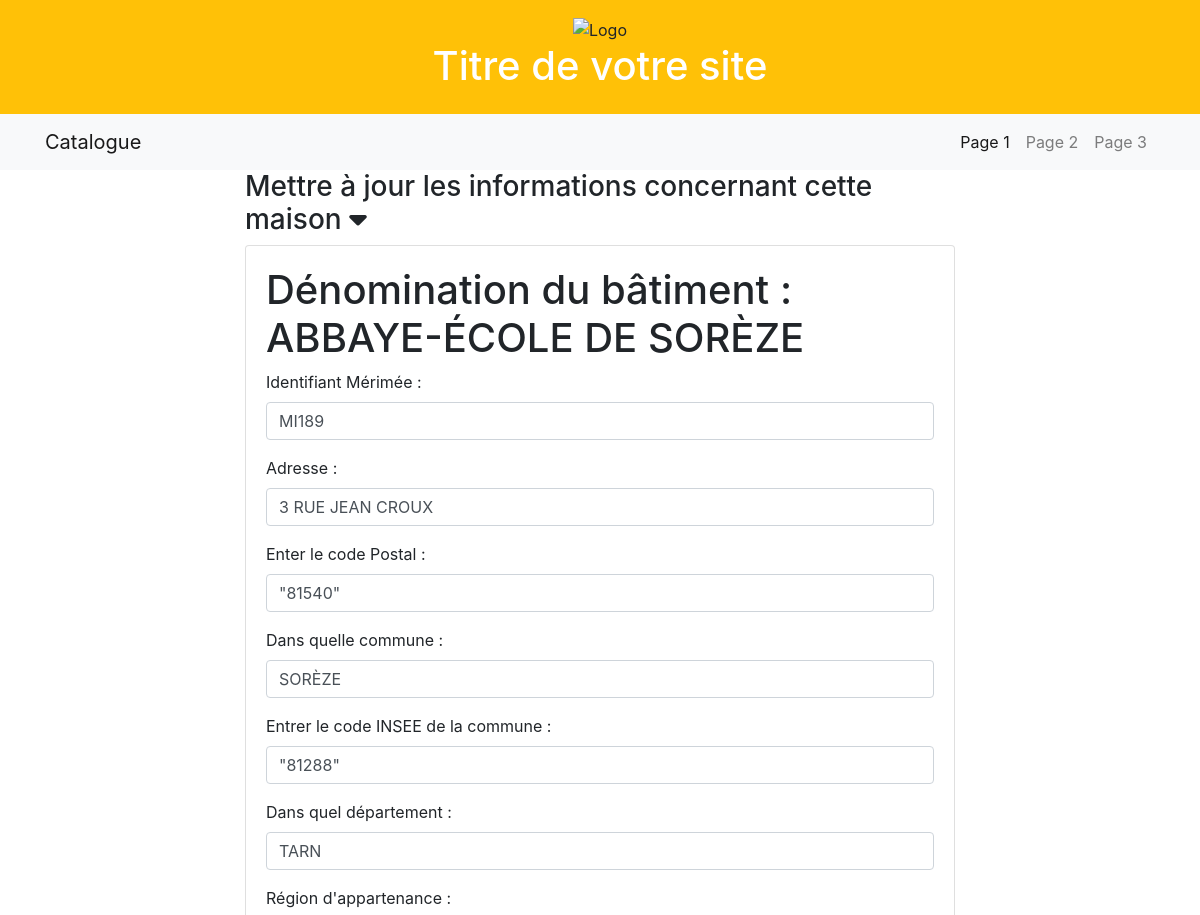
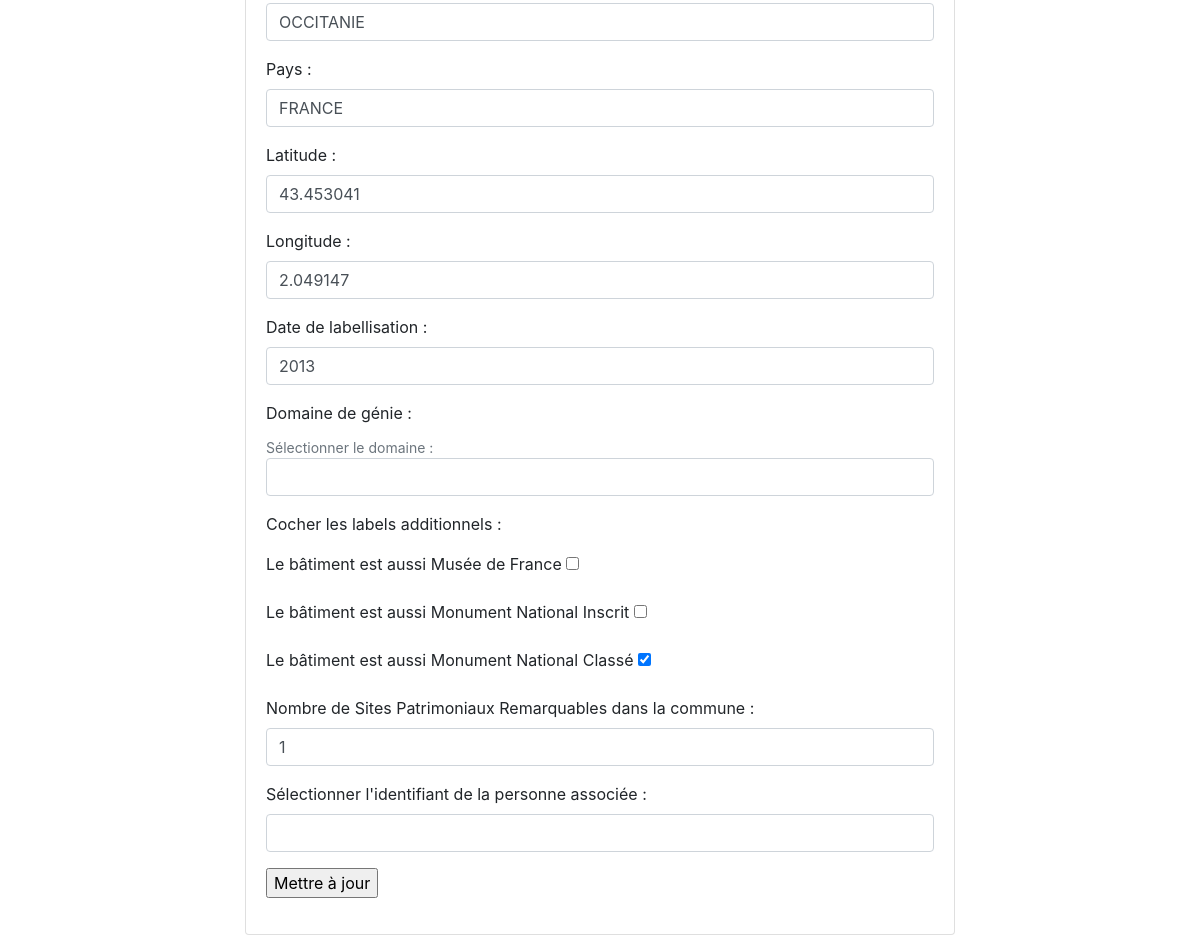
The page /update/maisons/ABBAYE-ÉCOLE DE SORÈZE on the database its author committed (2 pictures, top to bottom).
### appli/app/models/data.py (models this page shows)
class Maisons(db.Model):
    __tablename__ = "maisons"
    id = db.Column(db.String(500), primary_key=True)
    denomination = db.Column(db.String(45))
    code_postal = db.Column(db.String(5))
    dpmt = db.Column(db.String(45))
    region = db.Column(db.String(45))
    adresse = db.Column(db.String(45))
    commune = db.Column(db.String(45))
    code_INSEE = db.Column(db.String(5))
    pays = db.Column(db.String(45))
    date_label = db.Column(db.Integer)
    latitude = db.Column(db.Float)
    longitude = db.Column(db.Float)
    museeFrance = db.Column(db.Boolean)
    monumentsInscrits = db.Column(db.Boolean)
    monumentsClasses = db.Column(db.Boolean)
    nombreSPR = db.Column(db.Integer, nullable=True)
    type = db.Column(db.Enum(Domaine))
    idWikidata = db.Column(
        db.String(20),
        db.ForeignKey('personnes.idWikidata'))
    @staticmethod
    def get_distinct_regions():
        distinct_regions = db.session.query(Maisons.region.distinct()).all()
        return [region[0] for region in distinct_regions]

### appli/app/routes/update.py (the view)
@app.route("/update/maisons/<string:nom_maison>", methods=['GET', 'POST'])
def update_maisons(nom_maison):
    distinct_regions = Maisons.get_distinct_regions()
    donnees= Maisons.query.filter(Maisons.denomination == nom_maison).first()
    form = UpdateMaisons(obj=donnees)
    form.idWikidata.choices = [('','')] + [(personnes.idWikidata, personnes.idWikidata) for personnes in Personnes.query.all()]
    form.region.choices = [('','')] + [(region, region) for region in distinct_regions]
    form.type.choices = [('','')] + [(domaine.value, domaine.value) for domaine in Domaine]
    print("Formulaire est-il valide ?", form.validate_on_submit())
    if not form.validate_on_submit():
        app.logger.error("Erreurs de validation du formulaire : %s", form.errors)
    try:
        if form.validate_on_submit():
            id =  clean_arg(request.form.get("id", None))
            adresse =  clean_arg(request.form.get("adresse", None))
            commune =  clean_arg(request.form.get("commune", None))
            code_postal =  clean_arg(request.form.get("code_postal", None))
            code_INSEE =  clean_arg(request.form.get("code_INSEE", None))
            dpmt =  clean_arg(request.form.get("dpmt", None))
            region =  clean_arg(request.form.get("region", None))
            pays =  clean_arg(request.form.get("pays", None))
            latitude =  clean_arg(request.form.get("latitude", None))
            longitude =  clean_arg(request.form.get("longitude", None))
            date_label =  clean_arg(request.form.get("date_label", None))
            type =  clean_arg(request.form.get("type", None))
            museeFrance =  clean_arg(request.form.get("museeFrance", None))
            monumentsInscrits =  clean_arg(request.form.get("monumentsInscrits", None))
            monumentsClasses =  clean_arg(request.form.get("monumentsClasses", None))
            nombreSPR =  clean_arg(request.form.get("nombreSPR", None))
            idWikidata = clean_arg(request.form.get("idWikidata", None))
            maison_a_mettre_a_jour = Maisons.query.filter(Maisons.denomination == nom_maison).first()
            if maison_a_mettre_a_jour:
                maison_a_mettre_a_jour.id = id
                maison_a_mettre_a_jour.adresse = adresse
                maison_a_mettre_a_jour.commune = commune
                maison_a_mettre_a_jour.code_postal = code_postal
                maison_a_mettre_a_jour.code_INSEE = code_INSEE
                maison_a_mettre_a_jour.dpmt = dpmt
                maison_a_mettre_a_jour.region = region
                maison_a_mettre_a_jour.pays = pays
                maison_a_mettre_a_jour.latitude = latitude
                maison_a_mettre_a_jour.longitude = longitude
                maison_a_mettre_a_jour.date_label = date_label
                maison_a_mettre_a_jour.type = Domaine.obtenir_clef(type)
                maison_a_mettre_a_jour.museeFrance = museeFrance
                maison_a_mettre_a_jour.monumentsInscrits = monumentsInscrits
                maison_a_mettre_a_jour.monumentsClasses = monumentsClasses
                maison_a_mettre_a_jour.nombreSPR = nombreSPR
                maison_a_mettre_a_jour.idWikidata = idWikidata
                db.session.commit()
                print("insertion faite")
            else:
                print("Aucun information sur cette maison.")
    except Exception as e:
        print(f"Une erreur s'est produite : {str(e)}")
        db.session.rollback()
    return render_template("pages/update_maisons.html",
            sous_titre= "Update maisons",
            form=form,
            donnees=donnees)

### appli/app/models/formulaires.py
class UpdateMaisons(FlaskForm):
    id =  StringField("id", validators=[DataRequired()])
    denomination =  StringField("denomination", validators=[])
    code_postal =  StringField("code_postal", validators=[])
    adresse =  StringField("adresse", validators=[])
    commune =  StringField("commune", validators=[])
    dpmt =  StringField("dpmt", validators=[])
    region =  SelectField("region", choices=[], validators=[])
    code_INSEE =  StringField("code_INSEE", validators=[])
    pays =  StringField("pays", validators=[])
    date_label =  StringField("date_label", validators=[])
    latitude =  StringField("latitude", validators=[])
    longitude =  StringField("longitude", validators=[])
    museeFrance =  BooleanField("musee_france", validators=[])
    monumentsInscrits =  BooleanField("monuments_inscrits", validators=[])
    monumentsClasses =  BooleanField("monuments_classes", validators=[])
    nombreSPR =  IntegerField("nombre_SPR", validators=[])
    type =  SelectField("type", choices=[], validators = [])
    idWikidata =  SelectField("id_wikidata", choices = [], validators=[])

### appli/app/templates/pages/update_maisons.html
{% extends "partials/conteneur.html" %}
{% block body %}
<div class="container">
    <div class="row">
        <div class="col-sm-2"></div>
        <div class="col-sm-8">
            <h3 data-toggle="collapse" data-target="#collapseExample" aria-expanded="false"
                aria-controls="collapseExample">
                Mettre à jour les informations concernant cette maison <i class="fa-solid fa-caret-down"></i>
        </h3>
            <div class="collapse show" id="collapseExample">
                <div class="card card-body">
                    {% include "partials/formulaires/update_maison.html" %}
                </div>
            </div>
        </div>
        <div class="col-sm-2"></div>
    </div>
</div>
{% endblock %}

### appli/app/templates/partials/formulaires/update_maison.html (shortened to what this page needs)
<form action="{{url_for('update_maisons', nom_maison=donnees.denomination)}}" method="POST" name="update_maisons">
{%if donnees%}
    <div>
       <h1>Dénomination du bâtiment :
        {{donnees.denomination}}</h1>
    </div>
    <div class="form-group">
        <label for="id">Identifiant Mérimée : </label>
        {{ form.id(class_="form-control") }}
    </div>
    <div class="form-group">
        <label for="adresse">Adresse : </label>
        {{ form.adresse(class_="form-control") }}
    </div>
    <div class="form-group">
        <label for="code_postal">Enter le code Postal : </label>
        {{ form.code_postal(class_="form-control") }}
    </div>
    <div class="form-group">
        <label for="commune">Dans quelle commune : </label>
        {{ form.commune(class_="form-control") }}
    </div>
    <div class="form-group">
        <label for="code_INSEE">Entrer le code INSEE de la commune : </label>
        {{ form.code_INSEE(class_="form-control") }}
    </div>
    <div class="form-group">
        <label for="dpmt">Dans quel département : </label>
        {{ form.dpmt(class_="form-control") }}
    </div>
    <div class="form-group">
        <label for="region">Région d'appartenance : </label>
        {{ form.region(class_="form-control") }}
    </div>
    <div class="form-group">
        <label for="pays">Pays : </label>
        {{ form.pays(class_="form-control") }}
    </div>
    <div class="form-group">
        <label for="latitude">Latitude : </label>
        {{ form.latitude(class_="form-control") }}
    </div>
    <div class="form-group">
        <label for="longitude">Longitude : </label>
        {{ form.longitude(class_="form-control") }}
    </div>
    <div class="form-group">
        <label for="date_label">Date de labellisation : </label>
        {{ form.date_label(class_="form-control") }}
    </div>
    <div class="form-group">
        <label for="type">Domaine de génie : </label>
        <small id="type" class="form-text text-muted">Sélectionner le domaine : </small>
        {{ form.type(class_="form-control") }}
    </div>
    <div class="form-group">
        <p>Cocher les labels additionnels : </p>
        <label for="musee_france">Le bâtiment est aussi Musée de France </label>
        {{ form.museeFrance() }}
    </div>
    <div class="form-group">
        <label for="monuments_inscrit">Le bâtiment est aussi Monument National Inscrit </label>
        {{ form.monumentsInscrits() }}
    </div>
    <div class="form-group">
        <label for="monuments_classes">Le bâtiment est aussi Monument National Classé </label>
        {{ form.monumentsClasses() }}
    </div>
    <div class="form-group">
        <label for="nombre_SPR">Nombre de Sites Patrimoniaux Remarquables dans la commune : </label>
        {{ form.nombreSPR(class_="form-control") }}
    </div>
    <div class="form-group">
        <label for="id_wikidata">Sélectionner l'identifiant de la personne associée : </label>
        {{ form.idWikidata(class_="form-control") }}
    </div>
    {%endif%}
    <p><input type="submit" value="Mettre à jour"></p>
</form>

### rows shown on the page
Maisons: denomination "ABBAYE-ÉCOLE DE SORÈZE", id "MI189", adresse "3 RUE JEAN CROUX", code_postal "\"81540\"", commune "SORÈZE", code_INSEE "\"81288\"", dpmt "TARN", region "OCCITANIE", pays "FRANCE", latitude "43.453041", longitude "2.049147", date_label "2013", monumentsClasses "☑", nombreSPR "1"
